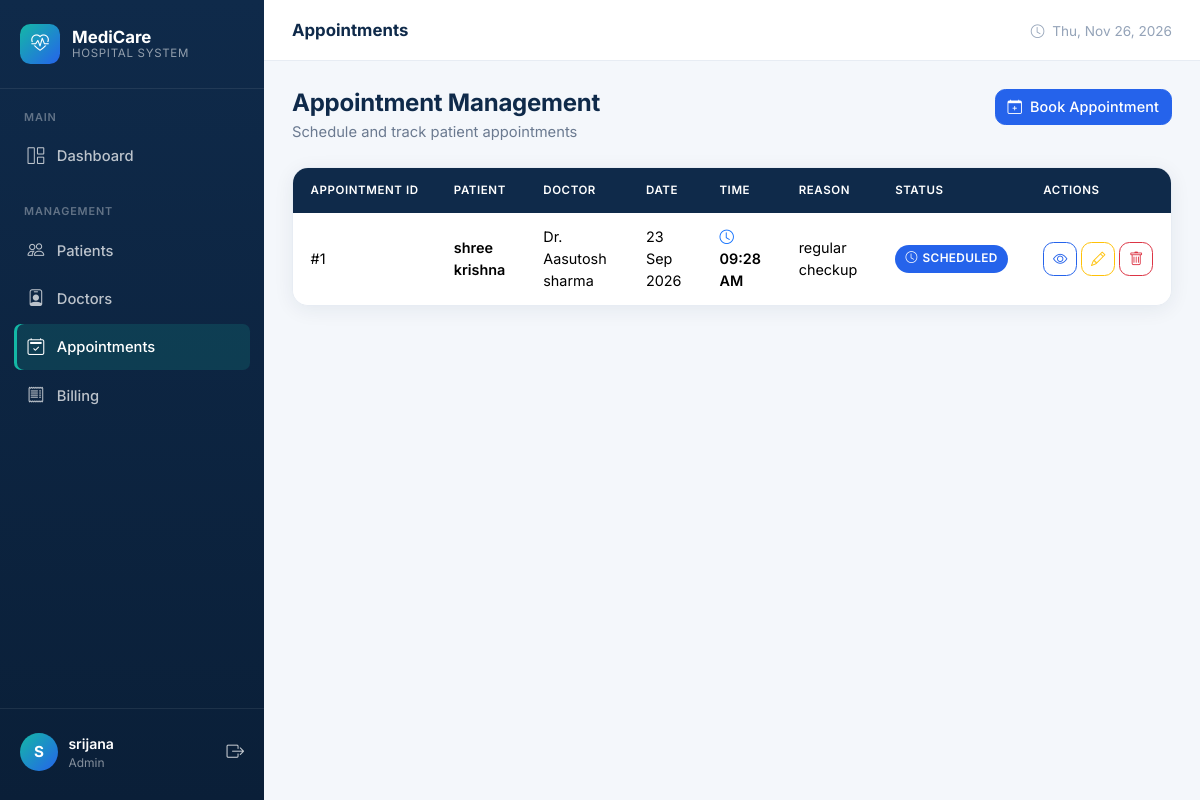
Before: /appointments/list/ (signed in) with the older database file.
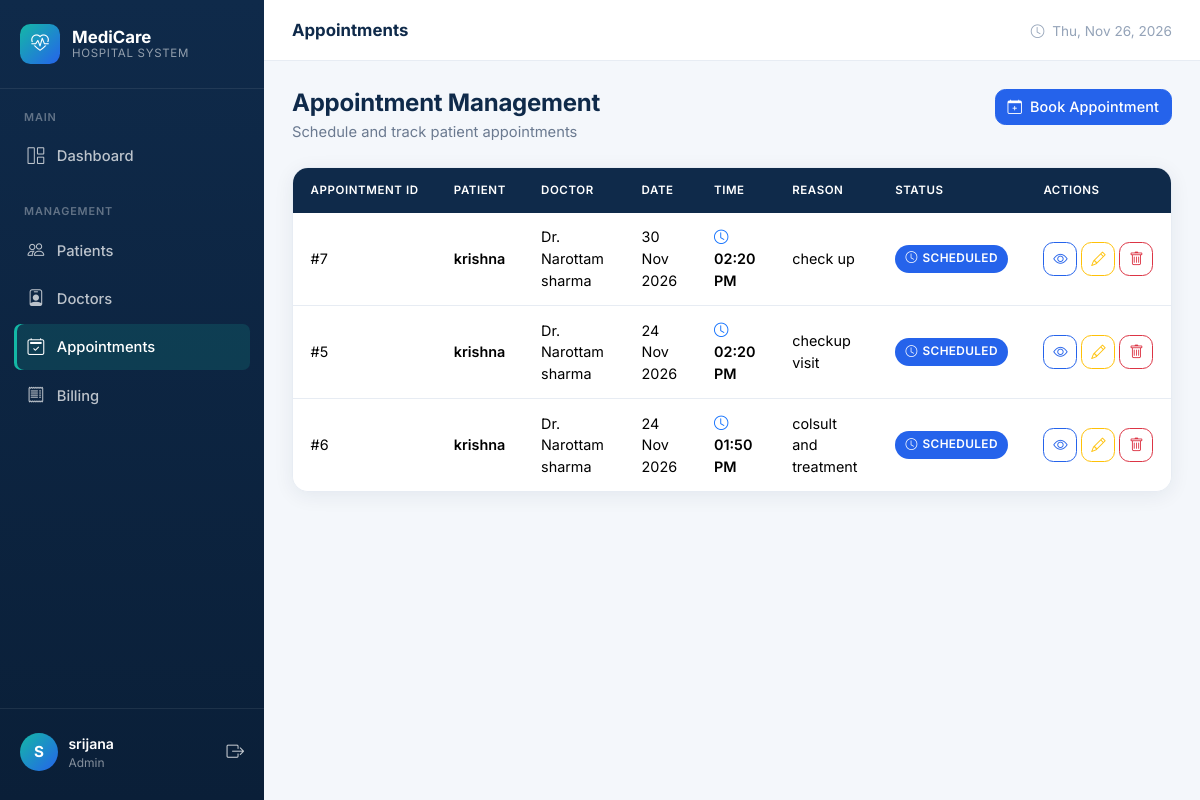
After: the same page with the newer database file.
### hospital/models.py (models this page shows, shortened)
class Appointment(models.Model):
    STATUS_CHOICES = [
        ('Scheduled', 'Scheduled'),
        ('Confirmed', 'Confirmed'),
        ('In Consultation', 'In Consultation'),
        ('Completed', 'Completed'),
        ('Cancelled', 'Cancelled'),
    ]
    patient = models.ForeignKey(
        Patient,
        on_delete=models.CASCADE,
        related_name='appointments'
    )
    doctor = models.ForeignKey(
        Doctor,
        on_delete=models.CASCADE,
        related_name='appointments'
    )
    appointment_date = models.DateField()
    appointment_time = models.TimeField()
    reason = models.TextField()
    status = models.CharField(
        max_length=30,
        choices=STATUS_CHOICES,
        default='Scheduled'
    )
    notes = models.TextField(
        blank=True
    )
    created_at = models.DateTimeField(
        auto_now_add=True
    )

class Patient(models.Model):
    GENDER_CHOICES = [
        ('Male', 'Male'),
        ('Female', 'Female'),
        ('Other', 'Other'),
    ]
    BLOOD_GROUP_CHOICES = [
        ('A+', 'A+'),
        ('A-', 'A-'),
        ('B+', 'B+'),
        ('B-', 'B-'),
        ('AB+', 'AB+'),
        ('AB-', 'AB-'),
        ('O+', 'O+'),
        ('O-', 'O-'),
    ]
    user = models.OneToOneField(
        User,
        on_delete=models.CASCADE,
        null=True,
        blank=True,
        related_name='patient_profile'
    )
    patient_id = models.CharField(
        max_length=20,
        unique=True,
        blank=True
    )
    full_name = models.CharField(
        max_length=100
    )
    date_of_birth = models.DateField()
    gender = models.CharField(
        max_length=10,
        choices=GENDER_CHOICES
    )
    blood_group = models.CharField(
        max_length=5,
        choices=BLOOD_GROUP_CHOICES
    )
    phone = models.CharField(
        max_length=10,
        validators=[
        RegexValidator(
            regex=r'^[0-9]{10}$',
            message='Phone number must contain exactly 10 digits.'
        )
    ]
    )
    email = models.EmailField(
        blank=True
    )
    address = models.TextField()
    emergency_contact = models.CharField(
        max_length=10,
        validators=[
            RegexValidator(
                regex=r'^[0-9]{10}$',
                message='Emergency contact must contain exactly 10 digits.'
            )
        ]
    )
    created_at = models.DateTimeField(
        auto_now_add=True
    )
    department = models.CharField(
    max_length=100,
    choices=DEPARTMENT_CHOICES,
    default='Internal Medicine'
)

class Doctor(models.Model):
    SPECIALIZATION_CHOICES = [
        ('Cardiologist', 'Cardiologist'),
        ('Dermatologist', 'Dermatologist'),
        ('Neurologist', 'Neurologist'),
        ('Orthopedic', 'Orthopedic'),
        ('Pediatrician', 'Pediatrician'),
        ('Psychiatrist', 'Psychiatrist'),
        ('General Physician', 'General Physician'),
        ('Gynecologist', 'Gynecologist'),
        ('Dentist', 'Dentist'),
        ('Other', 'Other'),
    ]
    GENDER_CHOICES = [
        ('Male', 'Male'),
        ('Female', 'Female'),
        ('Other', 'Other'),
    ]
    user = models.OneToOneField(
        User,
        on_delete=models.CASCADE,
        null=True,
        blank=True,
        related_name='doctor_profile'
    )
    doctor_id = models.CharField(
        max_length=20,
        unique=True,
        blank=True
    )
    full_name = models.CharField(
        max_length=100
    )
    gender = models.CharField(
        max_length=10,
        choices=GENDER_CHOICES
    )
    specialization = models.CharField(
        max_length=50,
        choices=SPECIALIZATION_CHOICES
    )
    phone = models.CharField(
        max_length=15
    )
    email = models.EmailField(
        blank=True
    )
    address = models.TextField()
    qualification = models.CharField(
        max_length=100
    )
    experience = models.PositiveIntegerField()
    consultation_fee = models.DecimalField(
        max_digits=10,
        decimal_places=2,
        default=0,
        validators=[MinValueValidator(0)]
    )
    created_at = models.DateTimeField(
        auto_now_add=True
    )

### hospital/views.py (the view)
@login_required
def appointment_list(request):
    appointments = Appointment.objects.select_related(
        'patient',
        'doctor'
    ).order_by('-appointment_date', '-appointment_time')
    return render(request, 'hospital/appointment_list.html', {
        'appointments': appointments
    })

### hospital/templates/hospital/appointment_list.html (shortened to what the changed rows need)
{% extends 'hospital/base.html' %}
{% block content %}
<div class="page-header">
    <div>
        <h1>Appointment Management</h1>
    </div>
</div>
<div class="card-modern">
    <div class="card-body p-0">
        <div class="table-responsive">
            <table class="table table-modern">
                <thead>
                    <tr>
                        <th>Appointment ID</th>
                        <th>Patient</th>
                        <th>Doctor</th>
                        <th>Date</th>
                        <th>Time</th>
                        <th>Reason</th>
                        <th>Status</th>
                        <th>Actions</th>
                    </tr>
                </thead>
                <tbody>
                    {% for appointment in appointments %}
                    <tr>
                        <td>
                            #{{ appointment.id }}
                        </td>
                        <td class="fw-600">
                            {{ appointment.patient.full_name }}
                        </td>
                        <td>
                            Dr. {{ appointment.doctor.full_name }}
                        </td>
                        <td>
                            {{ appointment.appointment_date|date:"d M Y" }}
                        </td>
                        <td class="fw-600">
                            <i class="bi bi-clock text-primary me-1"></i>
                            {{ appointment.appointment_time|time:"h:i A" }}
                        </td>
                        <td>
                            {{ appointment.reason|default:"Not specified"|truncatechars:35 }}
                        </td>
                        <td>
                            {% if appointment.status == 'Scheduled' %}
                                <span class="badge-status badge-scheduled">
                                    <i class="bi bi-clock"></i>
                                    Scheduled
                                </span>
                            {% elif appointment.status == 'Completed' %}
                                <span class="badge-status badge-completed">
                                    <i class="bi bi-check-circle"></i>
                                    Completed
                                </span>
                            {% elif appointment.status == 'Cancelled' %}
                                <span class="badge-status badge-cancelled">
                                    <i class="bi bi-x-circle"></i>
                                    Cancelled
                                </span>
                            {% else %}
                                <span class="badge-status">
                                    {{ appointment.status }}
                                </span>
                            {% endif %}
                        </td>
                        <td>
                            <div class="d-flex gap-1">
                                <a href="{% url 'appointment_detail' appointment.id %}"
                                   class="btn btn-sm btn-outline-primary btn-icon"
                                   title="View">
                                    <i class="bi bi-eye"></i>
                                </a>
                                <a href="{% url 'edit_appointment' appointment.id %}"
                                   class="btn btn-sm btn-outline-warning btn-icon"
                                   title="Edit">
                                    <i class="bi bi-pencil"></i>
                                </a>
                                <a href="{% url 'delete_appointment' appointment.id %}"
                                   class="btn btn-sm btn-outline-danger btn-icon"
                                   title="Delete">
                                    <i class="bi bi-trash"></i>
                                </a>
                            </div>
                        </td>
                    </tr>
                    {% endfor %}
                </tbody>
            </table>
        </div>
    </div>
</div>
{% endblock %}

Changed rows visible on the page:
removed Appointment: id "1", patient.full_name "shree krishna", doctor.full_name "Aasutosh sharma", appointment_date "23 Sep 2026", appointment_time "09:28 AM", reason "regular checkup", status "Scheduled" (drawn)
added Appointment: id "7", patient.full_name "krishna", doctor.full_name "Narottam sharma", appointment_date "30 Nov 2026", appointment_time "02:20 PM", reason "check up", status "Scheduled" (drawn)
added Appointment: id "5", patient.full_name "krishna", doctor.full_name "Narottam sharma", appointment_date "24 Nov 2026", appointment_time "02:20 PM", reason "checkup visit", status "Scheduled" (drawn)
added Appointment: id "6", patient.full_name "krishna", doctor.full_name "Narottam sharma", appointment_date "24 Nov 2026", appointment_time "01:50 PM", reason "colsult and treatment", status "Scheduled" (drawn)
